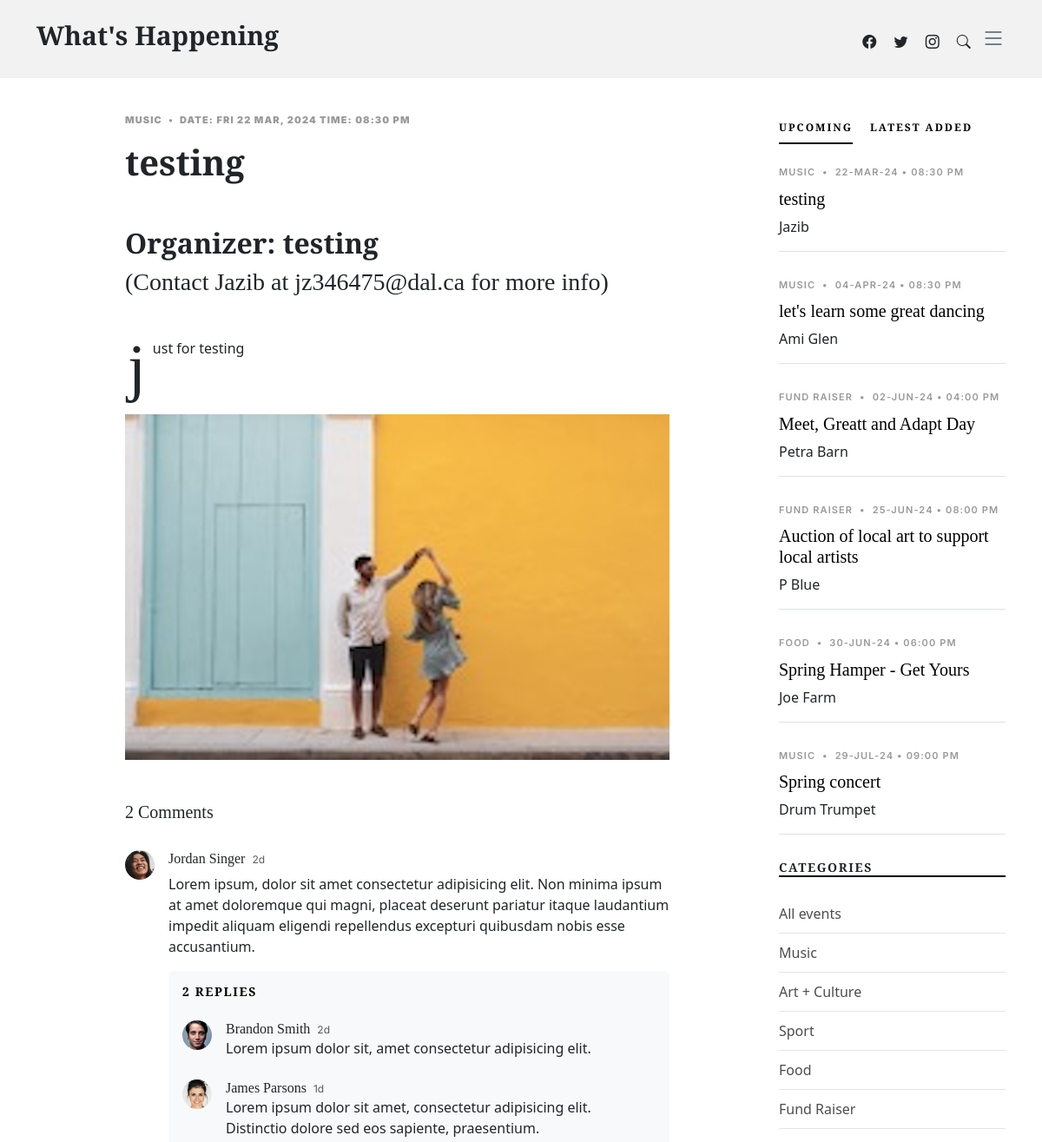
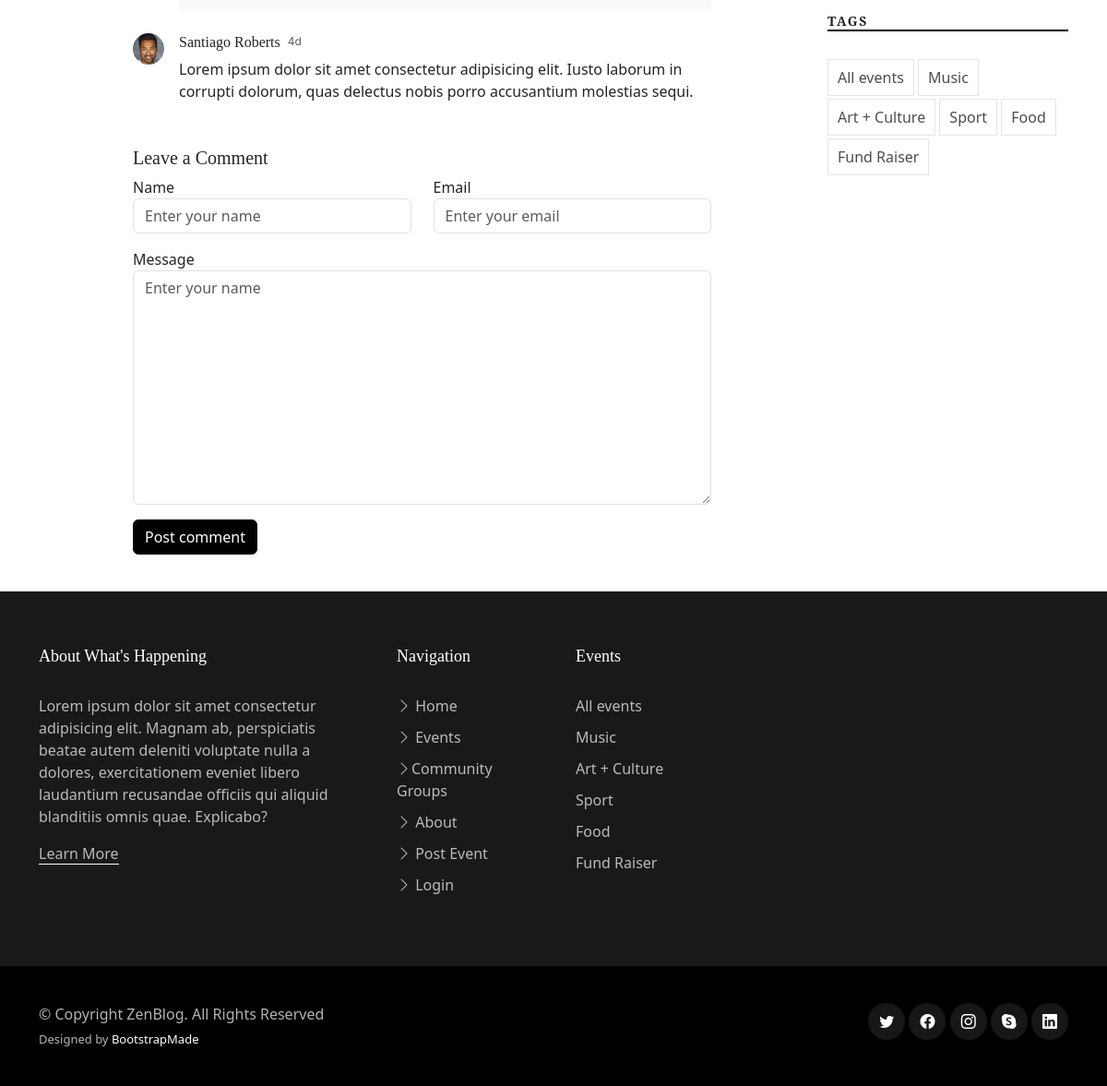
The page /single-post.php?EventID=14 on the database its author committed (2 pictures, top to bottom).
### tables this page shows
CREATE TABLE `events` (
  `EventID` int(11) NOT NULL,
  `EventTypeID` int(11) NOT NULL,
  `GroupID` int(11) NOT NULL,
  `EventDate` timestamp NOT NULL DEFAULT CURRENT_TIMESTAMP,
  `SubmitDate` timestamp NOT NULL DEFAULT CURRENT_TIMESTAMP,
  `EventTitle` varchar(100) NOT NULL,
  `EventImage` varchar(50) NOT NULL,
  `EventDesc` text NOT NULL
);

CREATE TABLE `eventtypes` (
  `EventTypeID` int(11) NOT NULL,
  `EventType` varchar(100) NOT NULL
);

CREATE TABLE `groups` (
  `GroupID` int(11) NOT NULL,
  `GroupName` varchar(100) NOT NULL,
  `GroupImage` varchar(50) NOT NULL,
  `GroupType` varchar(100) NOT NULL,
  `GroupDesc` text NOT NULL,
  `ContactName` varchar(255) NOT NULL,
  `ContactEmail` varchar(255) NOT NULL
);

### single-post.php (the view, shortened to what this page needs)
<!DOCTYPE html>
<html lang="en">
<head>
  <link href="assets/vendor/bootstrap/css/bootstrap.min.css" rel="stylesheet">
  <link href="assets/vendor/bootstrap-icons/bootstrap-icons.css" rel="stylesheet">
  <link href="assets/vendor/swiper/swiper-bundle.min.css" rel="stylesheet">
  <link href="assets/vendor/glightbox/css/glightbox.min.css" rel="stylesheet">
  <link href="assets/vendor/aos/aos.css" rel="stylesheet">
  <link href="assets/css/variables.css" rel="stylesheet">
  <link href="assets/css/main.css" rel="stylesheet">
</head>
<body>
  <header id="header" class="header d-flex align-items-center fixed-top">
    <div class="container-fluid container-xl d-flex align-items-center justify-content-between">
      <a href="index.php" class="logo d-flex align-items-center">
        <h1>What's Happening</h1>
      </a>
      <div class="position-relative">
        <a href="#" class="mx-2"><span class="bi-facebook"></span></a>
        <a href="#" class="mx-2"><span class="bi-twitter"></span></a>
        <a href="#" class="mx-2"><span class="bi-instagram"></span></a>
        <a href="#" class="mx-2 js-search-open"><span class="bi-search"></span></a>
        <i class="bi bi-list mobile-nav-toggle"></i>
      </div>
    </div>
  </header>
  <main id="main">
    <section class="single-post-content">
      <div class="container">
        <div class="row">
          <div class="col-md-9 post-content" data-aos="fade-up">
            <?php
            include_once 'serverlogin.php';
            $connection = new mysqli($db_hostname, $db_username, $db_password, $db_database);
            if (isset ($_REQUEST['EventID'])) {
              $event_id = $_REQUEST['EventID'];
              $query = "SELECT Events.*, Groups.GroupName, Groups.ContactName, Groups.ContactEmail, EventTypes.EventType
                          FROM Events
                          INNER JOIN Groups ON Events.GroupID = Groups.GroupID
                          INNER JOIN EventTypes ON Events.EventTypeID = EventTypes.EventTypeID
                          WHERE EventID = $event_id";
              $result = mysqli_query($connection, $query);
              if (mysqli_num_rows($result) > 0) {
                $event = mysqli_fetch_assoc($result);
                echo '<div class="single-post">
                    <div class="post-meta"><strong>' . $event['EventType'] . ' <span class="mx-1">&bullet;</span> Date: ' . date('D d M, Y', strtotime($event['EventDate'])) . ' TIME: ' . date('h:i a', strtotime($event['EventDate'])) . '</strong></div>
                    <h1 class="mt-3 mb-5"><strong>' . $event['EventTitle'] . '</strong></h1>
                          <h2 class="mb-2"><strong>Organizer: ' . $event['GroupName'] . '</strong></h2>
                          <h3 class="mt-2 mb-5">(Contact ' . $event['ContactName'] . ' at ' . $event['ContactEmail'] . ' for more info)</h3>
                          <p><span class="firstcharacter">' . substr($event['EventDesc'], 0, 1) . '</span>' . substr($event['EventDesc'], 1) . '</p>
                          <br>
                          <figure class="my-4">
                            <img src="' . $event['EventImage'] . '" alt="" class="img-fluid">
                          </figure>
                        </div>';
              } else {
                echo '<p>No event found with the provided ID.</p>';
              }
            } else {
              echo '<p>Event ID is not provided.</p>';
            }
            ?>
            <div class="comments">
              <h5 class="comment-title py-4">2 Comments</h5>
              <div class="comment d-flex mb-4">
                <div class="flex-shrink-0">
                  <div class="avatar avatar-sm rounded-circle">
                    <img class="avatar-img" src="assets/img/person-5.jpg" alt="" class="img-fluid">
                  </div>
                </div>
                <div class="flex-grow-1 ms-2 ms-sm-3">
                  <div class="comment-meta d-flex align-items-baseline">
                    <h6 class="me-2">Jordan Singer</h6>
                    <span class="text-muted">2d</span>
                  </div>
                  <div class="comment-body">
                    Lorem ipsum, dolor sit amet consectetur adipisicing elit. Non minima ipsum at amet doloremque qui
                    magni, placeat deserunt pariatur itaque laudantium impedit aliquam eligendi repellendus excepturi
                    quibusdam nobis esse accusantium.
                  </div>
                  <div class="comment-replies bg-light p-3 mt-3 rounded">
                    <h6 class="comment-replies-title mb-4 text-muted text-uppercase">2 replies</h6>
                    <div class="reply d-flex mb-4">
                      <div class="flex-shrink-0">
                        <div class="avatar avatar-sm rounded-circle">
                          <img class="avatar-img" src="assets/img/person-4.jpg" alt="" class="img-fluid">
                        </div>
                      </div>
                      <div class="flex-grow-1 ms-2 ms-sm-3">
                        <div class="reply-meta d-flex align-items-baseline">
                          <h6 class="mb-0 me-2">Brandon Smith</h6>
                          <span class="text-muted">2d</span>
                        </div>
                        <div class="reply-body">
                          Lorem ipsum dolor sit, amet consectetur adipisicing elit.
                        </div>
                      </div>
                    </div>
                    <div class="reply d-flex">
                      <div class="flex-shrink-0">
                        <div class="avatar avatar-sm rounded-circle">
                          <img class="avatar-img" src="assets/img/person-3.jpg" alt="" class="img-fluid">
                        </div>
                      </div>
                      <div class="flex-grow-1 ms-2 ms-sm-3">
                        <div class="reply-meta d-flex align-items-baseline">
                          <h6 class="mb-0 me-2">James Parsons</h6>
                          <span class="text-muted">1d</span>
                        </div>
                        <div class="reply-body">
                          Lorem ipsum dolor sit amet, consectetur adipisicing elit. Distinctio dolore sed eos sapiente,
                          praesentium.
                        </div>
                      </div>
                    </div>
                  </div>
                </div>
              </div>
              <div class="comment d-flex">
                <div class="flex-shrink-0">
                  <div class="avatar avatar-sm rounded-circle">
                    <img class="avatar-img" src="assets/img/person-2.jpg" alt="" class="img-fluid">
                  </div>
                </div>
                <div class="flex-shrink-1 ms-2 ms-sm-3">
                  <div class="comment-meta d-flex">
                    <h6 class="me-2">Santiago Roberts</h6>
                    <span class="text-muted">4d</span>
                  </div>
                  <div class="comment-body">
                    Lorem ipsum dolor sit amet consectetur adipisicing elit. Iusto laborum in corrupti dolorum, quas
                    delectus nobis porro accusantium molestias sequi.
                  </div>
                </div>
              </div>
            </div>
            <div class="row justify-content-center mt-5">
              <div class="col-lg-12">
                <h5 class="comment-title">Leave a Comment</h5>
                <div class="row">
                  <div class="col-lg-6 mb-3">
                    <label for="comment-name">Name</label>
                    <input type="text" class="form-control" id="comment-name" placeholder="Enter your name">
                  </div>
                  <div class="col-lg-6 mb-3">
                    <label for="comment-email">Email</label>
                    <input type="text" class="form-control" id="comment-email" placeholder="Enter your email">
                  </div>
                  <div class="col-12 mb-3">
                    <label for="comment-message">Message</label>
                    <textarea class="form-control" id="comment-message" placeholder="Enter your name" cols="30"
                      rows="10"></textarea>
                  </div>
                  <div class="col-12">
                    <input type="submit" class="btn btn-primary" value="Post comment">
                  </div>
                </div>
              </div>
            </div>
          </div>
          <div class="col-md-3">
            <div class="aside-block">
              <ul class="nav nav-pills custom-tab-nav mb-4" id="pills-tab" role="tablist">
                <li class="nav-item" role="presentation">
                  <button class="nav-link active" id="pills-popular-tab" data-bs-toggle="pill"
                    data-bs-target="#pills-popular" type="button" role="tab" aria-controls="pills-popular"
                    aria-selected="true">Upcoming</button>
                </li>
                <li class="nav-item" role="presentation">
                  <button class="nav-link" id="pills-trending-tab" data-bs-toggle="pill"
                    data-bs-target="#pills-trending" type="button" role="tab" aria-controls="pills-trending"
                    aria-selected="false">Latest Added</button>
                </li>
              </ul>
              <div class="tab-content" id="pills-tabContent">
                <?php
                include_once 'serverlogin.php';
                $connection = new mysqli($db_hostname, $db_username, $db_password, $db_database);
                $happeningSoonQuery = "SELECT e.*, et.EventType, c.ContactName
                    FROM events e
                    JOIN eventtypes et ON e.EventTypeID = et.EventTypeID
                    JOIN groups c ON e.GroupID = c.GroupID
                    WHERE e.EventDate >= CURDATE()
                    ORDER BY e.EventDate ASC";
                $happeningSoonResult = mysqli_query($connection, $happeningSoonQuery);
                if ($happeningSoonResult) {
                  echo '<div class="tab-pane fade show active" id="pills-popular" role="tabpanel" aria-labelledby="pills-popular-tab">';
                  while ($happeningSoonEvent = mysqli_fetch_assoc($happeningSoonResult)) {
                    $formattedDateTime = date_format(date_create($happeningSoonEvent['EventDate']), 'd-M-y') . ' &bull; ' . date_format(date_create($happeningSoonEvent['EventDate']), 'h:i A');
                    echo '<div class="post-entry-1 border-bottom">
                <div class="post-meta"><span class="date">' . $happeningSoonEvent['EventType'] . '</span> <span class="mx-1">&bullet;</span>
                    <span>' . $formattedDateTime . '</span>
                </div>
                <h2 class="mb-2"><a href="#">' . $happeningSoonEvent['EventTitle'] . '</a></h2>
                <span class="author mb-3 d-block">' . $happeningSoonEvent['ContactName'] . '</span>
            </div>';
                  }
                  echo '</div>';
                } else {
                  echo "Error: " . mysqli_error($connection);
                }
                ?>
              </div>
            </div>
            <div class="aside-block">
              <h3 class="aside-title">Categories</h3>
              <ul class="aside-links list-unstyled">
                <li><a href="events.php?category=All">All events</a></li>
                <li><a href="events.php?category=Music">Music</a></li>
                <li><a href="events.php?category=Art+Culture">Art + Culture</a></li>
                <li><a href="events.php?category=Sport">Sport</a></li>
                <li><a href="events.php?category=Food">Food</a></li>
                <li><a href="events.php?category=Fund+Raiser">Fund Raiser</a></li>
              </ul>
            </div>
            <div class="aside-block">
              <h3 class="aside-title">Tags</h3>
              <ul class="aside-tags list-unstyled">
                <li><a href="events.php?category=All">All events</a></li>
                <li><a href="events.php?category=Music">Music</a></li>
                <li><a href="events.php?category=Art+Culture">Art + Culture</a></li>
                <li><a href="events.php?category=Sport">Sport</a></li>
                <li><a href="events.php?category=Food">Food</a></li>
                <li><a href="events.php?category=Fund+Raiser">Fund Raiser</a></li>
              </ul>
            </div>
          </div>
        </div>
      </div>
    </section>
  </main>
  <footer id="footer" class="footer">
    <div class="footer-content">
      <div class="container">
        <div class="row g-5">
          <div class="col-lg-4">
            <h3 class="footer-heading">About What's Happening</h3>
            <p>Lorem ipsum dolor sit amet consectetur adipisicing elit. Magnam ab, perspiciatis beatae autem deleniti
              voluptate nulla a dolores, exercitationem eveniet libero laudantium recusandae officiis qui aliquid
              blanditiis omnis quae. Explicabo?</p>
            <p><a href="about.php" class="footer-link-more">Learn More</a></p>
          </div>
          <div class="col-6 col-lg-2">
            <h3 class="footer-heading">Navigation</h3>
            <ul class="footer-links list-unstyled">
              <li><a href="index.php"><i class="bi bi-chevron-right"></i> Home</a></li>
              <li><a href="events.php"><i class="bi bi-chevron-right"></i> Events</a></li>
              <li><a href="groups.php"><i class="bi bi-chevron-right"></i>Community Groups</a></li>
              <li><a href="about.php"><i class="bi bi-chevron-right"></i> About</a></li>
              <li><a href="post.php"><i class="bi bi-chevron-right"></i> Post Event</a></li>
              <li><a href="login.php"><i class="bi bi-chevron-right"></i> Login</a></li>
            </ul>
          </div>
          <div class="col-6 col-lg-2">
            <h3 class="footer-heading">Events</h3>
            <ul class="footer-links list-unstyled">
              <li><a href="events.php?category=All">All events</a></li>
              <li><a href="events.php?category=Music">Music</a></li>
              <li><a href="events.php?category=Art+Culture">Art + Culture</a></li>
              <li><a href="events.php?category=Sport">Sport</a></li>
              <li><a href="events.php?category=Food">Food</a></li>
              <li><a href="events.php?category=Fund+Raiser">Fund Raiser</a></li>
            </ul>
          </div>
        </div>
      </div>
    </div>
    <div class="footer-legal">
      <div class="container">
        <div class="row justify-content-between">
          <div class="col-md-6 text-center text-md-start mb-3 mb-md-0">
            <div class="copyright">
              © Copyright <strong><span>ZenBlog</span></strong>. All Rights Reserved
            </div>
            <div class="credits">
              Designed by <a href="https://bootstrapmade.com/">BootstrapMade</a>
            </div>
          </div>
          <div class="col-md-6">
            <div class="social-links mb-3 mb-lg-0 text-center text-md-end">
              <a href="#" class="twitter"><i class="bi bi-twitter"></i></a>
              <a href="#" class="facebook"><i class="bi bi-facebook"></i></a>
              <a href="#" class="instagram"><i class="bi bi-instagram"></i></a>
              <a href="#" class="google-plus"><i class="bi bi-skype"></i></a>
              <a href="#" class="linkedin"><i class="bi bi-linkedin"></i></a>
            </div>
          </div>
        </div>
      </div>
    </div>
  </footer>
</body>
</html>

### rows shown on the page
events: EventTypeID.EventType "MUSIC", EventDate "FRI 22 MAR, 2024", EventDate "08:30 PM", EventTitle "testing", GroupID.GroupName "testing", GroupID.ContactName "Jazib", GroupID.ContactEmail "jz346475@dal.ca", EventDesc "j", EventDesc "ust for testing", EventImage (picture), EventDate "22-MAR-24 • 08:30 PM"
events: EventTypeID.EventType "MUSIC", EventDate "04-APR-24 • 08:30 PM", EventTitle "let's learn some great dancing", GroupID.ContactName "Ami Glen"
events: EventTypeID.EventType "FUND RAISER", EventDate "02-JUN-24 • 04:00 PM", EventTitle "Meet, Greatt and Adapt Day", GroupID.ContactName "Petra Barn"
events: EventTypeID.EventType "FUND RAISER", EventDate "25-JUN-24 • 08:00 PM", EventTitle "Auction of local art to support local artists", GroupID.ContactName "P Blue"
events: EventTypeID.EventType "FOOD", EventDate "30-JUN-24 • 06:00 PM", EventTitle "Spring Hamper - Get Yours", GroupID.ContactName "Joe Farm"
events: EventTypeID.EventType "MUSIC", EventDate "29-JUL-24 • 09:00 PM", EventTitle "Spring concert", GroupID.ContactName "Drum Trumpet"
